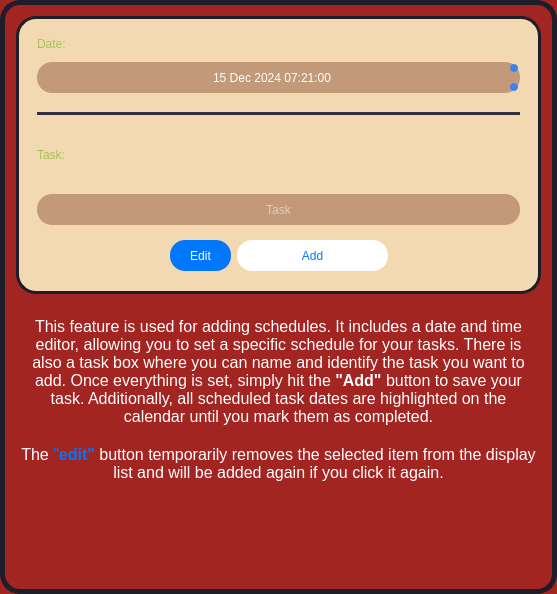
               <widget class="QFrame" name="frame_17">
                <property name="minimumSize">
                 <size>
                  <width>507</width>
                  <height>594</height>
                 </size>
                </property>
                <property name="styleSheet">
                 <string notr="true">background-color:#A22522;
border-radius: 20px;
border: 5px solid rgb(30, 29, 42);</string>
                </property>
                <property name="frameShape">
                 <enum>QFrame::StyledPanel</enum>
                </property>
                <property name="frameShadow">
                 <enum>QFrame::Raised</enum>
                </property>
                <layout class="QGridLayout" name="gridLayout_16">
                 <item row="0" column="0">
                  <widget class="QFrame" name="frame_18">
                   <property name="sizePolicy">
                    <sizepolicy hsizetype="Expanding" vsizetype="Expanding">
                     <horstretch>0</horstretch>
                     <verstretch>0</verstretch>
                    </sizepolicy>
                   </property>
                   <property name="minimumSize">
                    <size>
                     <width>391</width>
                     <height>261</height>
                    </size>
                   </property>
                   <property name="maximumSize">
                    <size>
                     <width>16777215</width>
                     <height>16777215</height>
                    </size>
                   </property>
                   <property name="styleSheet">
                    <string notr="true">background-color:#F3D9B1;
border-radius: 20px;
border: 3px solid  rgb(30, 29, 42);</string>
                   </property>
                   <property name="frameShape">
                    <enum>QFrame::StyledPanel</enum>
                   </property>
                   <property name="frameShadow">
                    <enum>QFrame::Raised</enum>
                   </property>
                   <layout class="QGridLayout" name="gridLayout_14">
                    <item row="0" column="0" rowspan="2" colspan="6">
                     <widget class="QFrame" name="frame_19">
                      <property name="minimumSize">
                       <size>
                        <width>341</width>
                        <height>171</height>
                       </size>
                      </property>
                      <property name="styleSheet">
                       <string notr="true">border: none;</string>
                      </property>
                      <property name="frameShape">
                       <enum>QFrame::StyledPanel</enum>
                      </property>
                      <property name="frameShadow">
                       <enum>QFrame::Raised</enum>
                      </property>
                      <layout class="QGridLayout" name="gridLayout_15">
                       <item row="3" column="2">
                        <spacer name="verticalSpacer_28">
                         <property name="orientation">
                          <enum>Qt::Vertical</enum>
                         </property>
                         <property name="sizeType">
                          <enum>QSizePolicy::Fixed</enum>
                         </property>
                         <property name="sizeHint" stdset="0">
                          <size>
                           <width>20</width>
                           <height>13</height>
                          </size>
                         </property>
                        </spacer>
                       </item>
                       <item row="5" column="0">
                        <widget class="QLabel" name="label_6">
                         <property name="styleSheet">
                          <string notr="true">border: none;
font: 87 8pt &quot;Arial Black&quot;;
color:#A8C256;</string>
                         </property>
                         <property name="text">
                          <string>Task:</string>
                         </property>
                        </widget>
                       </item>
                       <item row="4" column="0" colspan="3">
                        <widget class="Line" name="line_5">
                         <property name="styleSheet">
                          <string notr="true">border: 5px solid rgb(46, 48, 62)</string>
                         </property>
                         <property name="orientation">
                          <enum>Qt::Horizontal</enum>
                         </property>
                        </widget>
                       </item>
                       <item row="6" column="0" colspan="3">
                        <widget class="QLineEdit" name="sched_task_box_2">
                         <property name="minimumSize">
                          <size>
                           <width>0</width>
                           <height>31</height>
                          </size>
                         </property>
                         <property name="font">
                          <font>
                           <family>Arial</family>
                          </font>
                         </property>
                         <property name="styleSheet">
                          <string notr="true">    background-color: #C29979;
	color: rgb(255,255,255);
border-radius: 15px;
border: none;</string>
                         </property>
                         <property name="alignment">
                          <set>Qt::AlignCenter</set>
                         </property>
                         <property name="placeholderText">
                          <string>Task</string>
                         </property>
                        </widget>
                       </item>
                       <item row="5" column="2">
                        <spacer name="verticalSpacer_29">
                         <property name="orientation">
                          <enum>Qt::Vertical</enum>
                         </property>
                         <property name="sizeType">
                          <enum>QSizePolicy::Fixed</enum>
                         </property>
                         <property name="sizeHint" stdset="0">
                          <size>
                           <width>20</width>
                           <height>6</height>
                          </size>
                         </property>
                        </spacer>
                       </item>
                       <item row="1" column="1">
                        <spacer name="verticalSpacer_27">
                         <property name="orientation">
                          <enum>Qt::Vertical</enum>
                         </property>
                         <property name="sizeType">
                          <enum>QSizePolicy::Fixed</enum>
                         </property>
                         <property name="sizeHint" stdset="0">
                          <size>
                           <width>20</width>
                           <height>5</height>
                          </size>
                         </property>
                        </spacer>
                       </item>
                       <item row="0" column="0">
                        <widget class="QLabel" name="label_5">
                         <property name="sizePolicy">
                          <sizepolicy hsizetype="Fixed" vsizetype="Fixed">
                           <horstretch>0</horstretch>
                           <verstretch>0</verstretch>
                          </sizepolicy>
                         </property>
                         <property name="styleSheet">
                          <string notr="true">border: none;
font: 87 8pt &quot;Arial Black&quot;;
color: #A8C256;</string>
                         </property>
                         <property name="text">
                          <string>Date:</string>
                         </property>
                        </widget>
                       </item>
                       <item row="2" column="0" colspan="3">
                        <widget class="QDateTimeEdit" name="sched_datetimeedit_2">
                         <property name="minimumSize">
                          <size>
                           <width>31</width>
                           <height>31</height>
                          </size>
                         </property>
                         <property name="styleSheet">
                          <string notr="true">/* General QDateEdit styling */
QDateTimeEdit {
    background-color: #C29979;
	color: rgb(255,255,255);
    border-radius: 15px; /* Rounded corners */
    padding: 5px 10px; /* Inner padding */
	font: 8pt &quot;Arial&quot;;
}

/* Arrow buttons for spin up/down */
QDateTimeEdit::up-button, QDateTimeEdit::down-button {
    border: none; /* Remove button borders */
    background-color: #3B82F6; /* Highlighted blue background */
    border-radius: 4px; /* Rounded arrow buttons */
    width: 8px; /* Set size */
    height: 8px;
    margin: 2px; /* Spacing */
}

QDateTimeEdit::up-button:hover, QDateTimeEdit::down-button:hover {
    background-color: #4C8EF7; /* Lighter blue on hover */
}

/* Default arrows for up and down */
QDateTimeEdit::up-arrow, QDateTimeEdit::down-arrow {
    width: 10px;
    height: 10px;
}

/* Disabled state for date input */
QDateTimeEdit:disabled {
    background-color: #444B56; /* Darker gray */
    color: #888888; /* Dimmed text */
    border: 1px solid #555555;
}
</string>
                         </property>
                         <property name="alignment">
                          <set>Qt::AlignCenter</set>
                         </property>
                         <property name="date">
                          <date>
                           <year>2024</year>
                           <month>12</month>
                           <day>15</day>
                          </date>
                         </property>
                         <property name="time">
                          <time>
                           <hour>7</hour>
                           <minute>21</minute>
                           <second>0</second>
                          </time>
                         </property>
                        </widget>
                       </item>
                      </layout>
                     </widget>
                    </item>
                    <item row="1" column="2">
                     <spacer name="verticalSpacer_30">
                      <property name="orientation">
                       <enum>Qt::Vertical</enum>
                      </property>
                      <property name="sizeType">
                       <enum>QSizePolicy::Fixed</enum>
                      </property>
                      <property name="sizeHint" stdset="0">
                       <size>
                        <width>20</width>
                        <height>5</height>
                       </size>
                      </property>
                     </spacer>
                    </item>
                    <item row="1" column="4">
                     <spacer name="verticalSpacer_36">
                      <property name="orientation">
                       <enum>Qt::Vertical</enum>
                      </property>
                      <property name="sizeType">
                       <enum>QSizePolicy::Fixed</enum>
                      </property>
                      <property name="sizeHint" stdset="0">
                       <size>
                        <width>20</width>
                        <height>5</height>
                       </size>
                      </property>
                     </spacer>
                    </item>
                    <item row="2" column="0">
                     <spacer name="horizontalSpacer_30">
                      <property name="orientation">
                       <enum>Qt::Horizontal</enum>
                      </property>
                      <property name="sizeHint" stdset="0">
                       <size>
                        <width>95</width>
                        <height>20</height>
                       </size>
                      </property>
                     </spacer>
                    </item>
                    <item row="2" column="1" colspan="2">
                     <widget class="QPushButton" name="sched_edit_btn_2">
                      <property name="sizePolicy">
                       <sizepolicy hsizetype="Fixed" vsizetype="Fixed">
                        <horstretch>0</horstretch>
                        <verstretch>0</verstretch>
                       </sizepolicy>
                      </property>
                      <property name="minimumSize">
                       <size>
                        <width>61</width>
                        <height>31</height>
                       </size>
                      </property>
                      <property name="styleSheet">
                       <string notr="true">QPushButton {
background-color: rgb(1, 119, 251);
color: rgb(255, 255, 255);
border-radius: 15px;
border: none;
font: 87 8pt &quot;Arial Black&quot;;
}

QPushButton:hover {
background-color: rgb(255, 255, 255);
color: rgb(1, 119, 251);
border-radius: 15px;
border: none;
}

QPushButton:pressed {
background-color: rgb(44, 146, 255);
}</string>
                      </property>
                      <property name="text">
                       <string>Edit</string>
                      </property>
                     </widget>
                    </item>
                    <item row="2" column="3" colspan="2">
                     <widget class="QPushButton" name="sched_add_btn_2">
                      <property name="sizePolicy">
                       <sizepolicy hsizetype="Expanding" vsizetype="Fixed">
                        <horstretch>0</horstretch>
                        <verstretch>0</verstretch>
                       </sizepolicy>
                      </property>
                      <property name="minimumSize">
                       <size>
                        <width>151</width>
                        <height>31</height>
                       </size>
                      </property>
                      <property name="styleSheet">
                       <string notr="true">QPushButton {
background-color: rgb(255, 255, 255);
color: rgb(1, 119, 251);
border-radius: 15px;
border: none;
font: 87 8pt &quot;Arial Black&quot;;
}

QPushButton:hover {
background-color: rgb(44, 146, 255);
	color: rgb(255, 255, 255);
}

QPushButton:pressed {
background-color: rgb(255, 255, 255);
color: rgb(1, 119, 251);
}</string>
                      </property>
                      <property name="text">
                       <string>Add</string>
                      </property>
                     </widget>
                    </item>
                    <item row="2" column="5">
                     <spacer name="horizontalSpacer_31">
                      <property name="orientation">
                       <enum>Qt::Horizontal</enum>
                      </property>
                      <property name="sizeHint" stdset="0">
                       <size>
                        <width>95</width>
                        <height>20</height>
                       </size>
                      </property>
                     </spacer>
                    </item>
                    <item row="3" column="2">
                     <spacer name="verticalSpacer_31">
                      <property name="orientation">
                       <enum>Qt::Vertical</enum>
                      </property>
                      <property name="sizeType">
                       <enum>QSizePolicy::Fixed</enum>
                      </property>
                      <property name="sizeHint" stdset="0">
                       <size>
                        <width>20</width>
                        <height>11</height>
                       </size>
                      </property>
                     </spacer>
                    </item>
                    <item row="3" column="4">
                     <spacer name="verticalSpacer_37">
                      <property name="orientation">
                       <enum>Qt::Vertical</enum>
                      </property>
                      <property name="sizeType">
                       <enum>QSizePolicy::Fixed</enum>
                      </property>
                      <property name="sizeHint" stdset="0">
                       <size>
                        <width>20</width>
                        <height>11</height>
                       </size>
                      </property>
                     </spacer>
                    </item>
                   </layout>
                  </widget>
                 </item>
                 <item row="1" column="0">
                  <widget class="QTextBrowser" name="textBrowser_3">
                   <property name="minimumSize">
                    <size>
                     <width>401</width>
                     <height>48</height>
                    </size>
                   </property>
                   <property name="styleSheet">
                    <string notr="true">border: none;</string>
                   </property>
                   <property name="html">
                    <string>&lt;!DOCTYPE HTML PUBLIC &quot;-//W3C//DTD HTML 4.0//EN&quot; &quot;http://www.w3.org/TR/REC-html40/strict.dtd&quot;&gt;
&lt;html&gt;&lt;head&gt;&lt;meta name=&quot;qrichtext&quot; content=&quot;1&quot; /&gt;&lt;style type=&quot;text/css&quot;&gt;
p, li { white-space: pre-wrap; }
&lt;/style&gt;&lt;/head&gt;&lt;body style=&quot; font-family:'MS Shell Dlg 2'; font-size:8.25pt; font-weight:400; font-style:normal;&quot;&gt;
&lt;p align=&quot;center&quot; style=&quot;-qt-paragraph-type:empty; margin-top:0px; margin-bottom:0px; margin-left:0px; margin-right:0px; -qt-block-indent:0; text-indent:0px; font-family:'Courier New';&quot;&gt;&lt;br /&gt;&lt;/p&gt;
&lt;p align=&quot;center&quot; style=&quot; margin-top:0px; margin-bottom:0px; margin-left:0px; margin-right:0px; -qt-block-indent:0; text-indent:0px;&quot;&gt;&lt;span style=&quot; font-family:'Courier New'; font-size:12pt; color:#ffffff;&quot;&gt;This feature is used for adding schedules. It includes a date and time editor, allowing you to set a specific schedule for your tasks. There is also a task box where you can name and identify the task you want to add. Once everything is set, simply hit the&lt;/span&gt;&lt;span style=&quot; font-family:'Courier New'; font-size:12pt; font-weight:600; color:#0163d2;&quot;&gt; &lt;/span&gt;&lt;span style=&quot; font-family:'Courier New'; font-size:12pt; font-weight:600; color:#ffffff;&quot;&gt;&amp;quot;Add&amp;quot;&lt;/span&gt;&lt;span style=&quot; font-family:'Courier New'; font-size:12pt; color:#ffffff;&quot;&gt; button to save your task. Additionally, all scheduled task dates are highlighted on the calendar until you mark them as completed.&lt;/span&gt;&lt;/p&gt;
&lt;p align=&quot;center&quot; style=&quot;-qt-paragraph-type:empty; margin-top:0px; margin-bottom:0px; margin-left:0px; margin-right:0px; -qt-block-indent:0; text-indent:0px; font-family:'Courier New'; font-size:12pt; color:#ffffff;&quot;&gt;&lt;br /&gt;&lt;/p&gt;
&lt;p align=&quot;center&quot; style=&quot; margin-top:0px; margin-bottom:0px; margin-left:0px; margin-right:0px; -qt-block-indent:0; text-indent:0px;&quot;&gt;&lt;span style=&quot; font-family:'Courier New'; font-size:12pt; color:#ffffff;&quot;&gt;The &lt;/span&gt;&lt;span style=&quot; font-family:'Courier New'; font-size:12pt; color:#0177fb;&quot;&gt;&amp;quot;&lt;/span&gt;&lt;span style=&quot; font-family:'Courier New'; font-size:12pt; font-weight:600; color:#0177fb;&quot;&gt;edit&amp;quot;&lt;/span&gt;&lt;span style=&quot; font-family:'Courier New'; font-size:12pt; color:#ffffff;&quot;&gt; button temporarily removes the selected item from the display list and will be added again if you click it again.&lt;/span&gt;&lt;/p&gt;&lt;/body&gt;&lt;/html&gt;</string>
                   </property>
                  </widget>
                 </item>
                </layout>
               </widget>
